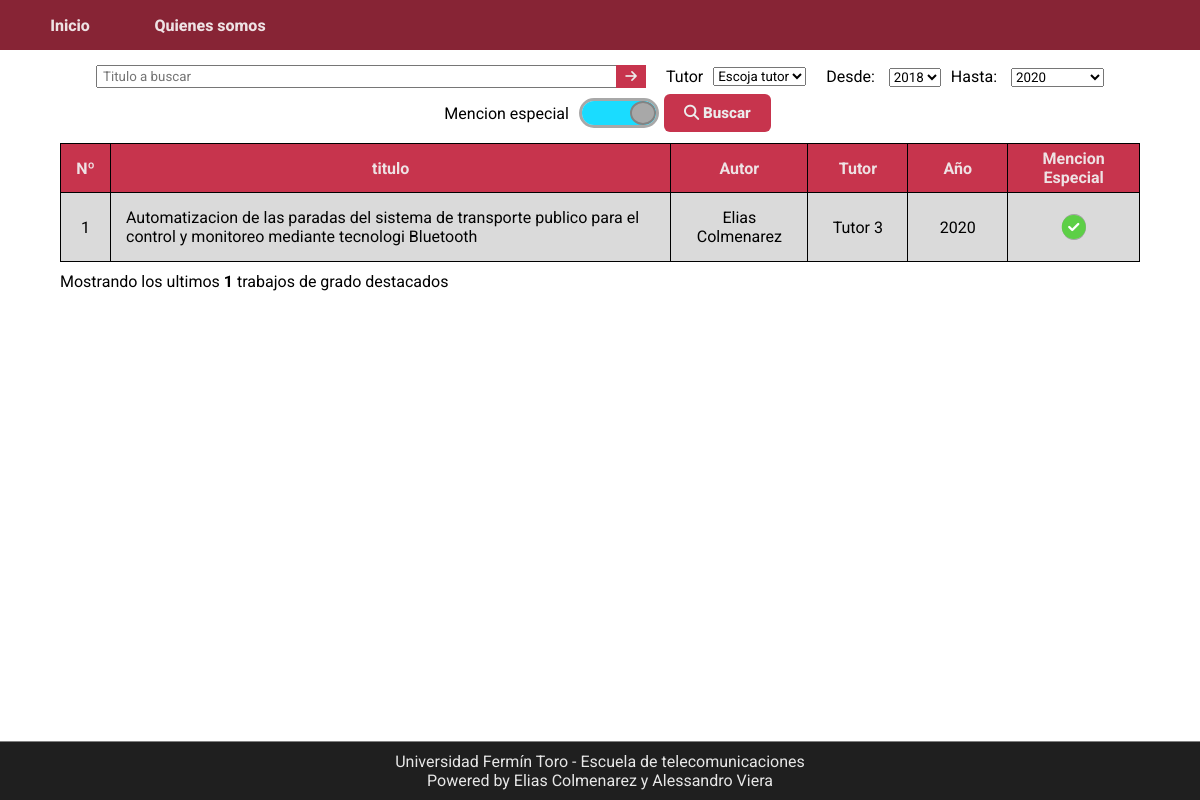
The app's page /, older data.
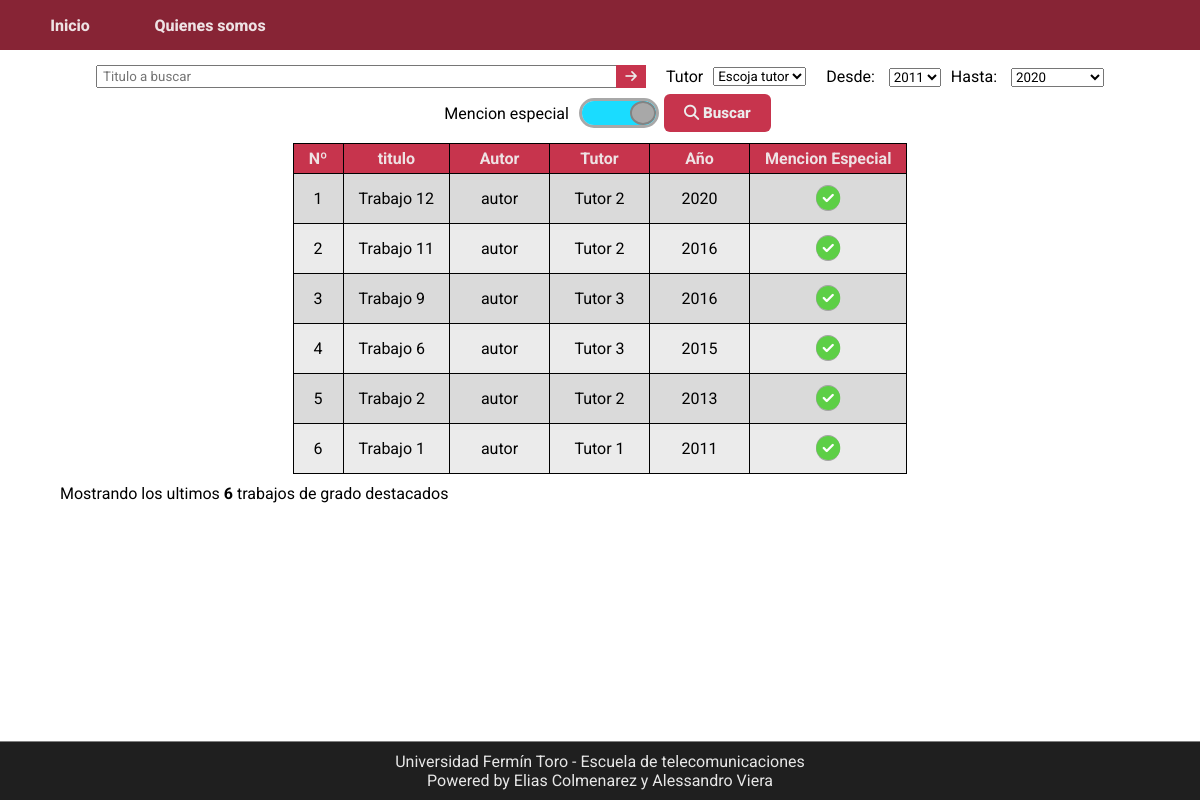
The same page, newer data.
### repository/models.py (models this page shows)
class Project(models.Model):
    title = models.TextField(verbose_name="Titulo", unique=True, max_length=300)
    description = models.TextField(verbose_name='Resumen')
    author = models.CharField(verbose_name='Autor', max_length=60)
    date = models.DateField(verbose_name="Fecha")
    tutor = models.ForeignKey(to=Tutor, on_delete=models.CASCADE)
    special_mention = models.BooleanField(verbose_name="Mencion especial")
    file = models.FileField(verbose_name="Archivo PDF", upload_to='./files', validators=(validate_pdf,))
    class Meta:
        verbose_name = "Trabajo"
    def __str__(self):
        return self.title

class Tutor(models.Model):
    name = models.CharField(verbose_name="Nombre y Apellido", max_length=50)
    class Meta:
        verbose_name = "Tutor"
        verbose_name_plural = "Tutores"
    def __str__(self):
        return f"{self.name}"

### repository/views.py (the view)
# urls.py: 2. Add a URL to urlpatterns:  path('', views.home, name='home')
def home(request):
    context = dict()
    context['title'] = 'Inicio'
    context['style_table'] = True
    context['years'] = get_search_years()
    context['tutors'] = Tutor.objects.all()
    context['projects'] = list(enumerate(Project.objects.filter(special_mention=1).order_by('date').reverse(), 1))[:10]
    context['tutors'] = Tutor.objects.all()
    print(context['projects'])
    print(context['tutors'])
    return render(request, "home.html", context)

### repository/views.py (called while the page is built)
def get_search_years():
    query = Project.objects.all().order_by('date')
    min, max = query.first().date.year, query.last().date.year
    print("AÑOS -->", min, max)
    return [str(year) for year in range(min, max + 1)]

### templates/home.html
{% extends "base.html" %}
{% block content %}
    {% include "table.html" %}
{% endblock %}

### templates/table.html (shortened to what this page needs)
<div class="container-table">
    {% if projects %}
        <table>
            <thead>
                <tr>
                    <th class="column-number">Nº</th>
                    <th>titulo</th>
                    <th>Autor</th>
                    <th>Tutor</th>
                    <th>Año</th>
                    <th>Mencion Especial</th>
                </tr>
            </thead>
            <tbody>
                {% for num, project in projects %}
                    <tr>
                        <td class="column-number">{{num}}</td>
                        <td class="column-title"> <a href="/proyecto/{{project.title}}"> {{project.title}} </a> </td>
                        <td> {{project.author}} </td>
                        <td> {{project.tutor}} </td>
                        <td> {{project.date.year}} </td>
                        <td>
                            {% if project.special_mention %}
                                <i class="fas fa-check-circle"></i>
                            {% else %}
                                <i class="fas fa-times-circle"></i>
                            {% endif %}
                        </td>
                    </tr>
                {% endfor %}
            </tbody>
        </table>
    {% else %}
        {% load staticfiles %}
    {% endif %}
</div>
{% if projects %}
{% if not style_search %}
<p class="amount-info">Mostrando los ultimos <b>{{projects|length}}</b> trabajos de grado destacados</p>
{% endif %}
{% endif %}

Row changes from the older to the newer data that the page shows:
removed Project: special_mention "1", title "Automatizacion de las paradas del sistema de transporte publico para el control y monitoreo mediante tecnologi Bluetooth", author "Elias Colmenarez", tutor "Tutor 3", date.year "2020"
added Project: special_mention "1", title "Trabajo 12", author "autor", tutor "Tutor 2", date.year "2020"
added Project: tutor "2", title "Trabajo 11", author "autor", tutor "Tutor 2", date.year "2016", special_mention True (drawn)
added Project: tutor "3", title "Trabajo 9", author "autor", tutor "Tutor 3", date.year "2016", special_mention True (drawn)
added Project: num "4", title "Trabajo 6", author "autor", tutor "Tutor 3", date.year "2015", special_mention True (drawn)
added Project: num "5", title "Trabajo 2", author "autor", tutor "Tutor 2", date.year "2013", special_mention True (drawn)
added Project: num "6", title "Trabajo 1", author "autor", tutor "Tutor 1", date.year "2011", special_mention True (drawn)
Text that changed along with them:
form field year_low: "2018" → "2011"
{{ projects|length }}: "1" → "6"
